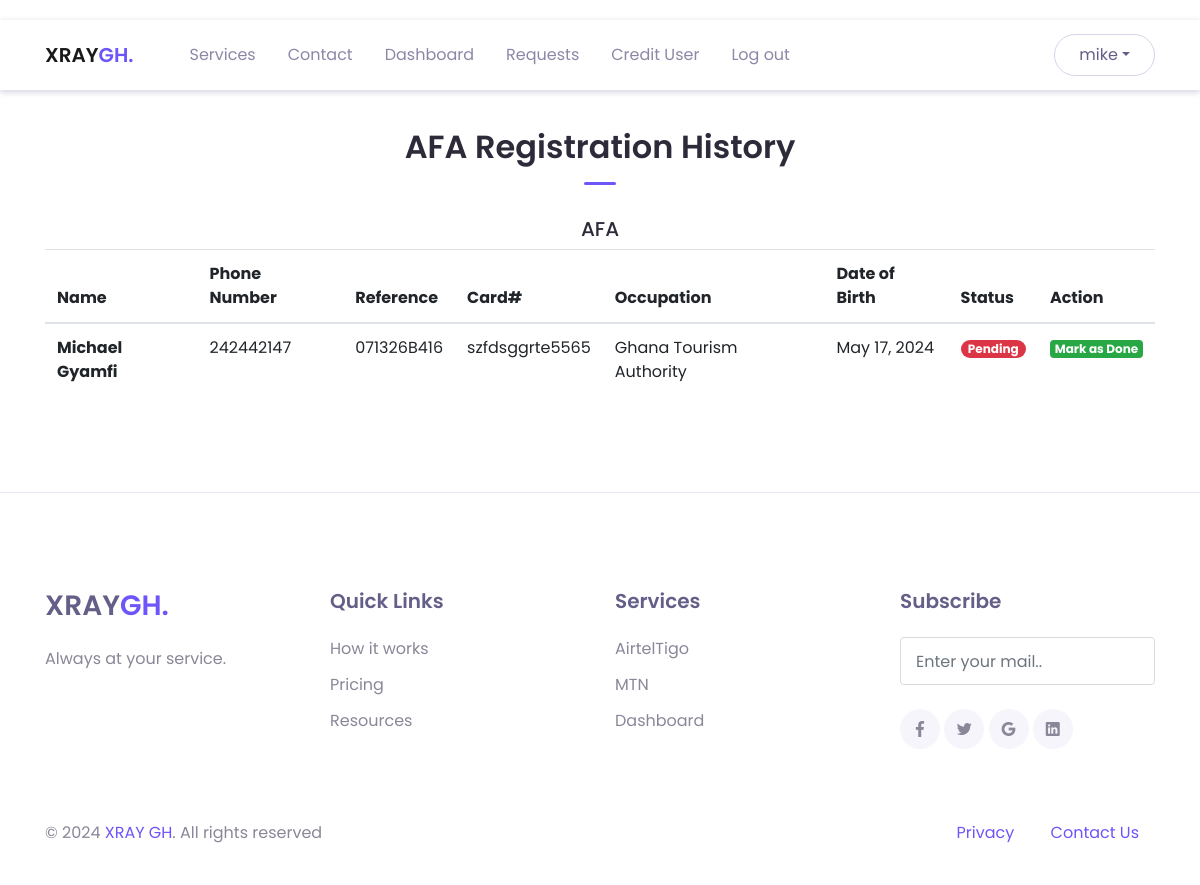
Screenshot of /afa_admin (signed in) with the database file from the repository.
### intel_app/models.py (models this page shows, shortened)
class CustomUser(AbstractUser):
    first_name = models.CharField(max_length=100, null=False, blank=False)
    last_name = models.CharField(max_length=100, null=False, blank=False)
    username = models.CharField(max_length=100, null=False, blank=False, unique=True)
    email = models.EmailField(max_length=250, null=False, blank=False)
    phone = models.PositiveIntegerField(null=True, blank=True)
    wallet = models.FloatField(null=True, blank=True, default=0.0)
    choices = (
        ("User", "User"),
        ("Agent", "Agent"),
        ("Super Agent", "Super Agent")
    )
    status = models.CharField(max_length=250, null=False, blank=False, choices=choices, default="User")
    password1 = models.CharField(max_length=100, null=False, blank=False)
    password2 = models.CharField(max_length=100, null=False, blank=False)
    def __str__(self):
        return self.username

class AFARegistration(models.Model):
    user = models.ForeignKey(CustomUser, on_delete=models.CASCADE)
    phone_number = models.BigIntegerField(null=False, blank=False)
    gh_card_number = models.CharField(null=False, blank=False, max_length=256)
    name = models.CharField(max_length=250, null=False, blank=False)
    occupation = models.CharField(max_length=20, null=False, blank=True)
    reference = models.CharField(max_length=250, null=False, blank=True)
    date_of_birth = models.DateField(null=False, blank=False)
    choices = (
        ("Pending", "Pending"),
        ("Completed", "Completed"),
        ("Failed", "Failed")
    )
    transaction_status = models.CharField(max_length=100, choices=choices, default="Pending")
    transaction_date = models.DateTimeField(auto_now_add=True)

### intel_app/views.py (the view)
# urls.py: path('afa_admin', views.admin_afa_history, name='afa_admin'),
@login_required(login_url='login')
def admin_afa_history(request):
    if request.user.is_staff and request.user.is_superuser:
        all_txns = models.AFARegistration.objects.filter().order_by('-transaction_date')
        context = {'txns': all_txns}
        return render(request, "layouts/services/afa_admin.html", context=context)

### intel_app/templates/layouts/services/afa_admin.html
{% extends 'base.html' %}
  {% block content %}
  {% include 'inc/header.html' %}
  <header>
    {% include 'inc/header.html' %}
  </header>
  <main>
    <div class="page-section mt-5" id="services">
      <div class="container">
            <div class="text-center">
                <h2 class="title-section">AFA Registration History</h2>
                <div class="divider mx-auto"></div>
                <h5>AFA</h5>
            </div>
            <div class="table-responsive">
                <table id="myTable" class="table">
                    <thead>
                    <tr>
                         <th scope="col">Name</th>
                        <th scope="col">Phone Number</th>
                        <th scope="col">Reference</th>
                        <th scope="col">Card#</th>
                        <th scope="col">Occupation</th>
                        <th scope="col">Date of Birth</th>
                        <th scope="col">Status</th>
                        <th>Action</th>
                    </tr>
                    </thead>
                    <tbody>
                    {% for txn in txns %}
                        <tr>
                           <th scope="row">{{txn.name}}</th>
                            <td>{{txn.phone_number}}</td>
                            <td>{{txn.reference}}</td>
                            <td>{{txn.gh_card_number}}</td>
                            <td>{{txn.occupation}}</td>
                            <td>{{txn.date_of_birth}}</td>
                            {% if txn.transaction_status == "Completed" %}
                            <td><span class="badge badge-pill badge-success me-1">{{txn.transaction_status}}</span></td>
                            {% else %}
                            <td><span class="badge badge-pill badge-danger me-1">{{txn.transaction_status}}</span></td>
                            {% endif %}
                            <td><a href="{% url 'afa_mark_as_sent' pk=txn.id %}" class="badge badge-success">Mark as Done</a></td>
                        </tr>
                    {% endfor %}
                    </tbody>
                </table>
            </div>
      </div>
  </div>
  </main>
  {% include 'inc/footer.html' %}
{% endblock %}

### intel_app/templates/inc/header.html (shortened to what this page needs)
  <nav class="navbar navbar-expand-lg navbar-light navbar-float">
    <div class="container">
      <a href="{% url 'home' %}" class="navbar-brand">XRAY<span class="text-primary">GH.</span></a>
      <div class="navbar-collapse collapse" id="navbarContent">
        <ul class="navbar-nav ml-lg-4 pt-3 pt-lg-0">
          <li class="nav-item">
            <a href="{% url 'services' %}" class="nav-link">Services</a>
          </li>
          <li class="nav-item">
            <a href="mailto:xraycustomercare@gmail.com" class="nav-link">Contact</a>
          </li>
          {% if request.user.is_authenticated %}
          <li class="nav-item">
            <a href="{% url 'history' %}" class="nav-link">Dashboard</a>
          </li>
          {% if request.user.is_superuser %}
          <li class="nav-item">
            <a href="{% url 'topup_list' %}" class="nav-link">Requests</a>
          </li>
          <li class="nav-item">
            <a href="{% url 'credit_user' %}" class="nav-link">Credit User</a>
          </li>
          {% endif %}
          <li class="nav-item">
            <a href="{% url 'logout' %}" class="nav-link">Log out</a>
          </li>
          {% endif %}
        </ul>
        {% if request.user.is_authenticated %}
        <div class="ml-auto">
          <div class="dropdown">
          <button href="#" class="btn btn-outline rounded-pill dropdown-toggle" data-toggle="dropdown" aria-expanded="false">{{request.user}}</button>
          </div>
        </div>
        {% endif %}
      </div>
    </div>
  </nav>

### intel_app/static/assets/css/theme.css (style rules this page uses)
:root { --primary: #6C55F9; --accent: #FF3D85; --secondary: #645F88; --success: #35bb78; --info: #05B4E1; --warning: #FAC14D; --danger: #FF4943; --grey: #B4B2C5; --dark: #2D2B3A; --light: #F6F5FC; }
body { font-family: "Poppins", sans-serif; line-height: 1.5; color: #2D2B3A; }
a { color: #6C55F9; text-decoration: none; background-color: transparent; }
.text-primary { color: #6C55F9 !important; }
.btn { transition: all .2s ease; }
.btn-outline { border-color: #D7D5E9; color: #645F88; }
.btn { padding: 8px 24px; }
.navbar { min-height: 70px; z-index: 1000; }
.navbar-float { position: absolute; top: 20px; left: 0; width: 100%; background-color: #fff; box-shadow: 0 2px 6px rgba(100, 95, 136, 0.15); z-index: 1070; }
.navbar-brand { font-weight: 600; padding-top: 10px; padding-bottom: 10px; }
.navbar-nav { margin-top: 10px; border-top: 1px solid #e4e7ee; flex-shrink: 0; }
.navbar-nav .nav-link { transition: all .2s ease; }
.navbar-light .navbar-nav .nav-link { color: rgba(100, 95, 136, 0.75); }
@media (min-width: 992px) { .navbar-expand-lg .navbar-nav { margin-top: 0; border-top: none; } }
@media (min-width: 992px) { .navbar-expand-lg .navbar-nav .nav-link { padding-right: 16px; padding-left: 16px; } }
@media (min-width: 992px) { .navbar-expand-lg .navbar-nav { align-items: center; } }
.page-section { position: relative; padding-top: 80px; padding-bottom: 80px; background-color: #fff; overflow: hidden; }
.title-section { max-width: 450px; color: #2D2B3A; font-weight: 600; }
.text-center .title-section { margin-left: auto; margin-right: auto; }
.divider { display: block; margin-top: 16px; margin-bottom: 32px; width: 32px; height: 3px; border-radius: 40px; background-color: #6C55F9; }

### rows the page displays
CustomUser: user "mike"
AFARegistration: name "Michael Gyamfi", phone_number "242442147", reference "071326B416", gh_card_number "szfdsggrte5565", occupation "Ghana Tourism Authority", date_of_birth "May 17, 2024", transaction_status "Pending"
